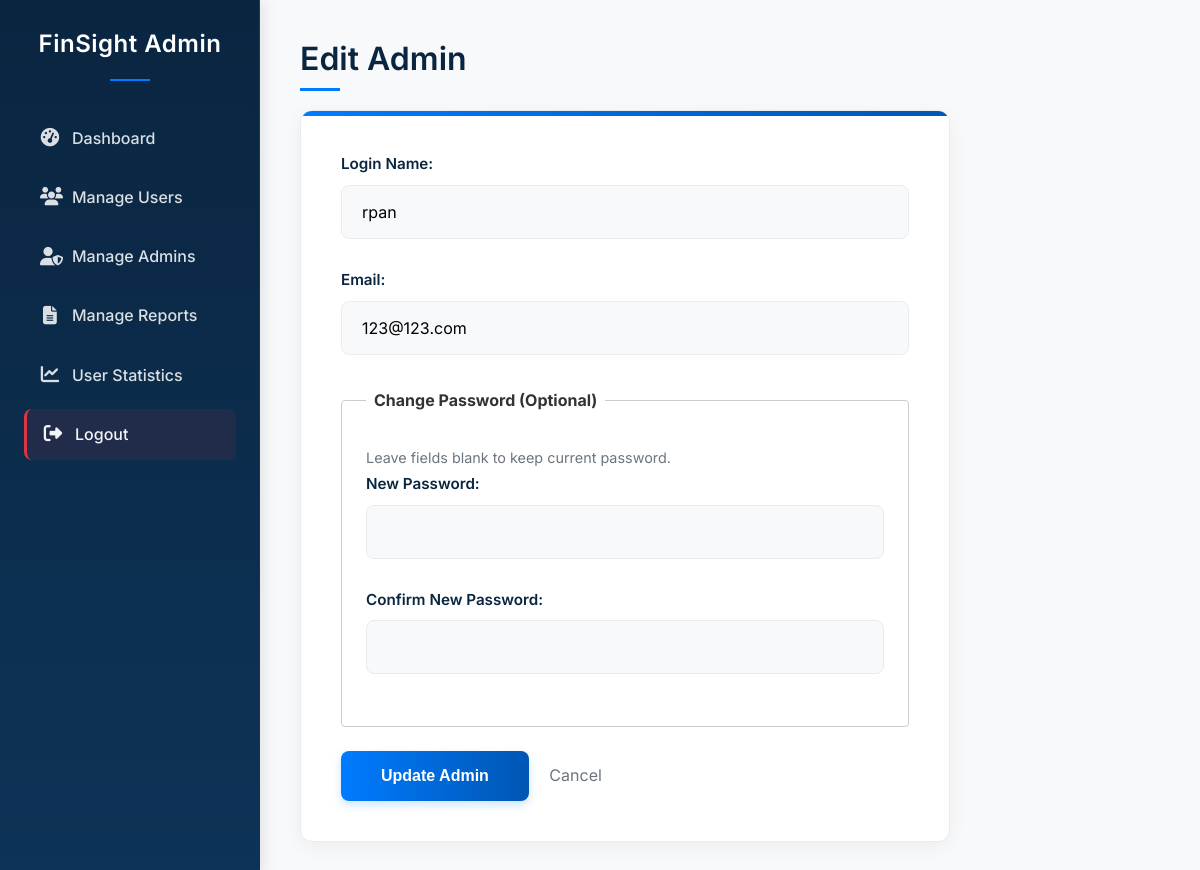
The app's page /admin_edit_other_admin.php?id=10001 (signed in), older data.
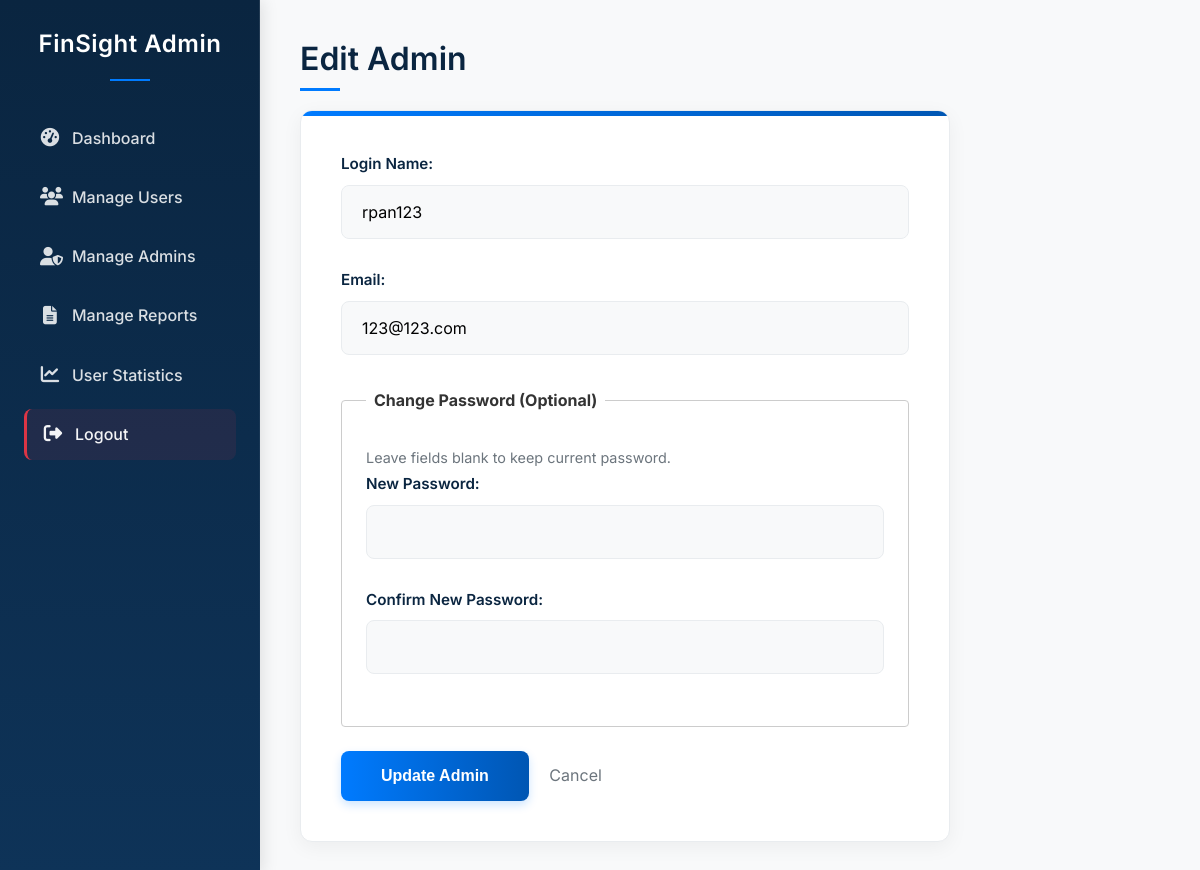
The same page, newer data.
### tables this page shows
CREATE TABLE `admin_file` (
  `Admin_ID` int(11) NOT NULL,
  `Admin_Login_Name` varchar(50) NOT NULL,
  `Password` varchar(256) NOT NULL,
  `Email` varchar(200) DEFAULT NULL,
  `Add_Time` datetime NOT NULL,
  `Privileges` varchar(200) DEFAULT NULL,
  `Roles` varchar(200) DEFAULT NULL,
  `Change_Timestamp` datetime DEFAULT NULL,
  `Referral_Admin_ID` int(11) DEFAULT NULL
);

### admin_edit_other_admin.php (the view, shortened to what this page needs)
<?php
require_once 'admin_header.php';
require_once 'admin_db_connect.php';
$admin_id = filter_input(INPUT_GET, 'id', FILTER_VALIDATE_INT);
$admin = null;
$stmt_fetch = $conn->prepare("SELECT Admin_Login_Name, Email FROM admin_file WHERE Admin_ID = ?");
if ($stmt_fetch) {
    $stmt_fetch->bind_param("i", $admin_id);
    $stmt_fetch->execute();
    $result = $stmt_fetch->get_result();
    if ($result->num_rows === 1) {
        $admin = $result->fetch_assoc();
    } else {
        $message = "Admin not found.";
        $message_type = 'error';
    }
} else {
    $message = "Error fetching admin data: " . $conn->error;
    $message_type = 'error';
}
?>
<h1>Edit Admin</h1>
<?php if ($admin): ?>
<form action="admin_edit_other_admin.php?id=<?php echo $admin_id; ?>" method="post" class="admin-form">
    <div class="form-group">
        <label for="login_name">Login Name:</label>
        <input type="text" id="login_name" name="login_name" value="<?php echo htmlspecialchars($admin['Admin_Login_Name']); ?>" required>
    </div>
    <div class="form-group">
        <label for="email">Email:</label>
        <input type="email" id="email" name="email" value="<?php echo htmlspecialchars($admin['Email']); ?>" required>
    </div>
    <fieldset style="margin-top: 2rem; border: 1px solid #ccc; padding: 1.5rem; border-radius: 4px;">
        <legend style="padding: 0 0.5rem; font-weight: bold;">Change Password (Optional)</legend>
        <p class="form-note">Leave fields blank to keep current password.</p>
        <div class="form-group">
            <label for="new_password">New Password:</label>
            <input type="password" id="new_password" name="new_password">
        </div>
        <div class="form-group">
            <label for="confirm_new_password">Confirm New Password:</label>
            <input type="password" id="confirm_new_password" name="confirm_new_password">
        </div>
    </fieldset>
    <button type="submit" name="update_profile" style="margin-top: 1.5rem;">Update Admin</button>
    <a href="admin_manage_admins.php" style="margin-left: 1rem; text-decoration: none; color: #6c757d;">Cancel</a>
</form>
<?php else: ?>
    <p>Could not load admin data.</p>
<?php endif; ?>
<?php require_once 'admin_footer.php'; ?>

Row changes from the older to the newer data that the page shows:
changed admin_file "123@123.com": login_name "rpan" → "rpan123"
